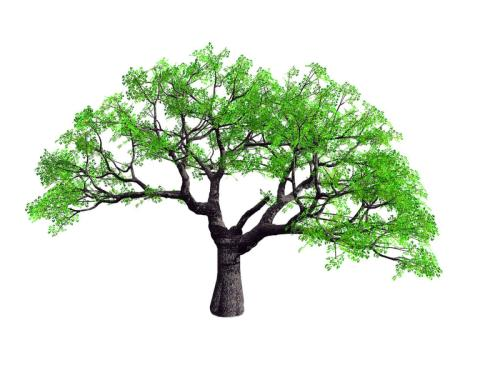
#> input picture opencv的基本操作/图像的变换/1.jpg, 500 x 375 px
$ python '图像的仿射变换.py'
#> lines starting #> are read from the running program, lines starting #| are printed output that depends on the picture
#主要包括缩放，旋转，剪切，平移，以及他们之间的组合
import cv2 as cv
import numpy as np

#==========图像的仿射变换=======
#仿射变换具体到图像中的引用
img = cv.imread('1.jpg')
#> img is the input picture: shape (375, 500, 3); mean B, G, R 210.1, 227.1, 215.8

#沿着横纵轴放大1.6倍，然后平移（-150，-240），最后沿着原图大小截取
#M_crop_elephant是变换矩阵
M_crop_elephant = np.array([[1.6,0,-150],[0,1.6,-240]],dtype = np.float32)
#在第一个[]中是横轴的参数，第二个是纵轴的参数
img_elephant = cv.warpAffine(img,M_crop_elephant,(400,600))#warpAffine(对图像做仿射变换)
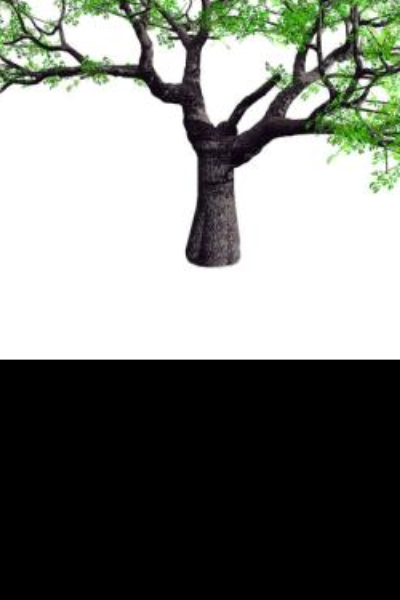
#> img_elephant: shape (600, 400, 3); mean B, G, R 123.4, 128.5, 125.4
cv.imwrite('img_elephant.jpg',img_elephant)

#将x轴的剪切变换，角度15°
theta = 15*np.pi/180
M_shear = np.array([[1,np.tan(theta),0],[0,1,0]],dtype = np.float32)
img_sheared = cv.warpAffine(img,M_shear,(400,600))
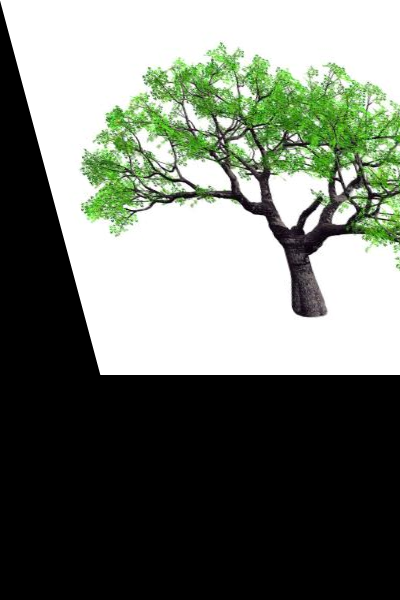
#> img_sheared: shape (600, 400, 3); mean B, G, R 111.5, 120.9, 114.7
#img是输入图像，M_shear是变换矩阵,(400,600)是输出图像的大小
cv.imwrite('img_sheared.jpg',img_sheared)

#顺时针旋转，角度15
M = np.array([[np.cos(theta),-np.sin(theta),0],\
                     [np.sin(theta),np.cos(theta),0]\
                     ],dtype = np.float32)#变换矩阵
img_transformed = cv.warpAffine(img,M,(400,600))
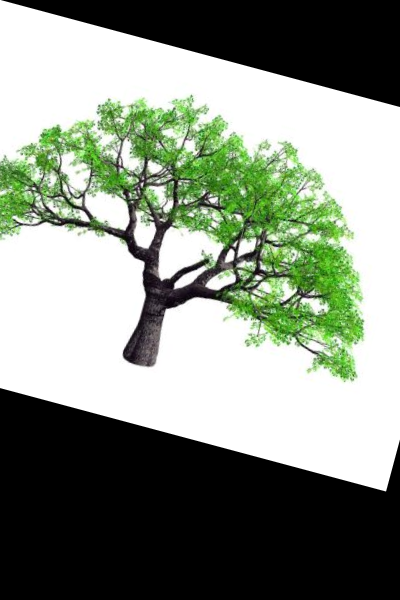
#> img_transformed: shape (600, 400, 3); mean B, G, R 130.1, 143.1, 134.5
cv.imwrite('img_transformed.jpg',img_transformed)
